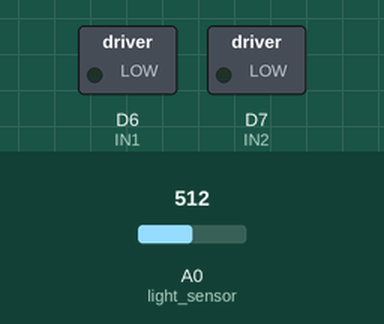
The sketch below on a simulated ESP8266 (NodeMCU). Parts: switched loads named in the sketch (green lamp = pin HIGH). The test bench sets the inputs (shaded band); at power-on: A0 (light_sensor) = 512.

Above: at 7.8 s.
7.9 s: A0 (light_sensor) set to 210
11.4 s: A0 (light_sensor) set to 182
At 14.4 s:
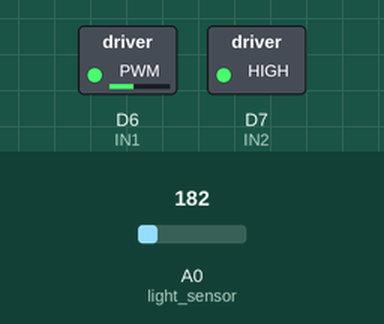
18.5 s: A0 (light_sensor) set to 383
22.0 s: A0 (light_sensor) set to 415
At 22.5 s:
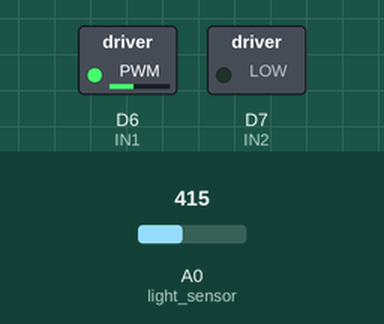
28.5 s: A0 (light_sensor) set to 190
At 30.2 s:
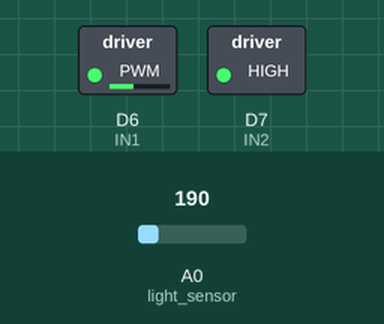
Timing chart, 0 to 35.5 s (numbered marks = the images above; inputs shaded):
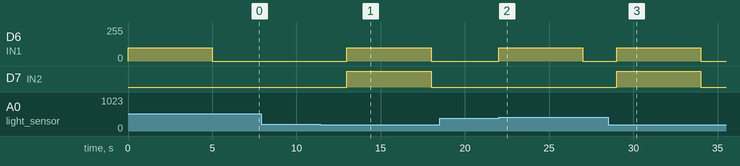

Measured:
- the behaviour switches between 201 and 200 on A0 (light_sensor) (found by bisection; images 0 and 1)
- the behaviour switches between 400 and 401 on A0 (light_sensor) (found by bisection; images 1 and 2)
- after the input at 7.9 s, every drawn part: stays the same
- after the input at 11.4 s, D6 (IN1): 0/255 → 100/255 after 1.6 s, → 0/255 5.0 s later; D7 (IN2): LOW → HIGH after 1.6 s, → LOW 5.0 s later
- after the input at 18.5 s, every drawn part: stays the same
- after the input at 22.0 s, D6 (IN1): 0/255 → 100/255 at once, → 0/255 5.0 s later
- after the input at 28.5 s, D6 (IN1): 0/255 → 100/255 after 0.50 s, → 0/255 5.0 s later; D7 (IN2): LOW → HIGH after 0.50 s, → LOW 5.0 s later

The sketch:

dc_test1.ino
```cpp
int IN1 = D6;  // 모터 A의 IN1 핀 (PWM 가능 핀)
int IN2 = D7;  // 모터 A의 IN2 핀 (정방향/역방향 제어)
int speedValue = 100;  // 모터 속도 (0~255 사이 값)
int light_sensor = A0; // 조도 센서
int forward_light_threshold = 400; // 정방향 회전용 조도 임계값
int backward_light_threshold = 200; // 역방향 회전용 조도 임계값

bool is_motor_forward = false;  // 모터가 정방향 동작 중인지 체크
bool is_motor_backward = false; // 모터가 역방향 동작 중인지 체크

void setup() {
  pinMode(IN1, OUTPUT);
  pinMode(IN2, OUTPUT);
  pinMode(light_sensor, INPUT);
}

void loop() {
  int light_value = analogRead(light_sensor);  // 조도 값 읽기

  if (light_value > forward_light_threshold && !is_motor_forward) {
    motorForward();  // 조도가 forward_light_threshold 이상일 때 모터를 정방향으로 회전
  } else if (light_value <= backward_light_threshold && !is_motor_backward) {
    motorBackward(); // 조도가 backward_light_threshold 이하일 때 모터를 역방향으로 회전
  }

  delay(2000);  // 2초 대기 후 다음 루프 반복
}

// 모터를 정방향으로 회전시키는 함수
void motorForward() {
  analogWrite(IN1, speedValue);  // PWM 신호로 속도 제어
  digitalWrite(IN2, LOW);        // 정방향 회전
  delay(5000);                   // 5초간 회전
  motorStop();                   // 5초 후 모터 정지

  // 모터 상태 업데이트
  is_motor_forward = true;
  is_motor_backward = false;
}

// 모터를 역방향으로 회전시키는 함수
void motorBackward() {
  analogWrite(IN1, speedValue);  // PWM 신호로 속도 제어
  digitalWrite(IN2, HIGH);       // 역방향 회전
  delay(5000);                   // 5초간 회전
  motorStop();                   // 5초 후 모터 정지

  // 모터 상태 업데이트
  is_motor_backward = true;
  is_motor_forward = false;
}

// 모터를 정지시키는 함수
void motorStop() {
  digitalWrite(IN1, LOW);        // 모터 정지
  digitalWrite(IN2, LOW);        // 모터 정지
}
```
